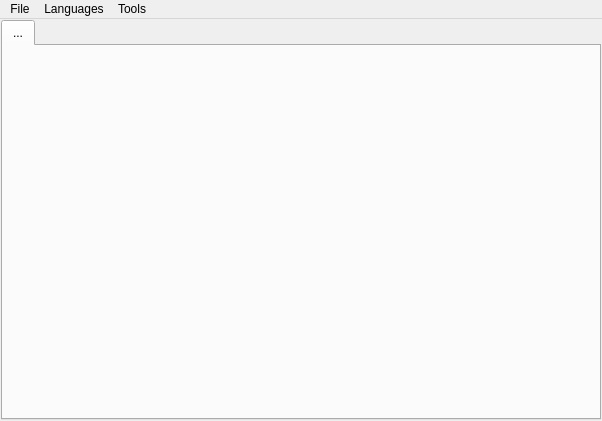
<ui version="4.0" >
 <class>text_editor</class>
 <widget class="QMainWindow" name="text_editor" >
  <property name="geometry" >
   <rect>
    <x>0</x>
    <y>0</y>
    <width>602</width>
    <height>421</height>
   </rect>
  </property>
  <property name="windowTitle" >
   <string>OpenTools TextEditor</string>
  </property>
  <widget class="QWidget" name="centralwidget" >
   <layout class="QGridLayout" >
    <property name="margin" >
     <number>1</number>
    </property>
    <item row="0" column="0" >
     <widget class="QTabWidget" name="tabWidget" >
      <property name="currentIndex" >
       <number>0</number>
      </property>
      <widget class="QWidget" name="tab1" >
       <attribute name="title" >
        <string>...</string>
       </attribute>
       <layout class="QGridLayout" >
        <property name="margin" >
         <number>1</number>
        </property>
        <item row="0" column="0" >
         <widget class="QsciScintilla" name="text_ed" >
          <property name="acceptDrops" >
           <bool>true</bool>
          </property>
          <property name="toolTip" >
           <string/>
          </property>
          <property name="whatsThis" >
           <string/>
          </property>
          <property name="midLineWidth" >
           <number>1</number>
          </property>
         </widget>
        </item>
       </layout>
      </widget>
     </widget>
    </item>
   </layout>
  </widget>
  <widget class="QMenuBar" name="menubar" >
   <property name="geometry" >
    <rect>
     <x>0</x>
     <y>0</y>
     <width>602</width>
     <height>19</height>
    </rect>
   </property>
   <widget class="QMenu" name="menuFile" >
    <property name="title" >
     <string>File</string>
    </property>
    <addaction name="actionNew" />
    <addaction name="separator" />
    <addaction name="actionOpen" />
    <addaction name="actionSave" />
    <addaction name="actionSave_As" />
    <addaction name="separator" />
    <addaction name="actionClose" />
    <addaction name="actionClose_All" />
    <addaction name="separator" />
    <addaction name="actionExit" />
   </widget>
   <widget class="QMenu" name="menuLanguages_2" >
    <property name="title" >
     <string>Languages</string>
    </property>
    <addaction name="actionPython" />
    <addaction name="actionC" />
   </widget>
   <widget class="QMenu" name="menuTools" >
    <property name="title" >
     <string>Tools</string>
    </property>
    <addaction name="actionRun" />
    <addaction name="separator" />
    <addaction name="actionAbout" />
   </widget>
   <addaction name="menuFile" />
   <addaction name="menuLanguages_2" />
   <addaction name="menuTools" />
  </widget>
  <action name="actionOpen" >
   <property name="text" >
    <string>Open</string>
   </property>
   <property name="shortcut" >
    <string>Ctrl+O</string>
   </property>
  </action>
  <action name="actionSave" >
   <property name="text" >
    <string>Save</string>
   </property>
   <property name="shortcut" >
    <string>Ctrl+S</string>
   </property>
  </action>
  <action name="actionSave_As" >
   <property name="text" >
    <string>Save As..</string>
   </property>
   <property name="shortcut" >
    <string>Ctrl+Shift+S</string>
   </property>
  </action>
  <action name="actionClose" >
   <property name="text" >
    <string>Close</string>
   </property>
   <property name="shortcut" >
    <string>Ctrl+W</string>
   </property>
  </action>
  <action name="actionClose_All" >
   <property name="text" >
    <string>Close All</string>
   </property>
   <property name="shortcut" >
    <string>Ctrl+Shift+W</string>
   </property>
  </action>
  <action name="actionExit" >
   <property name="checkable" >
    <bool>false</bool>
   </property>
   <property name="text" >
    <string>Exit</string>
   </property>
   <property name="shortcut" >
    <string>Ctrl+Q</string>
   </property>
   <property name="menuRole" >
    <enum>QAction::QuitRole</enum>
   </property>
  </action>
  <action name="actionRun" >
   <property name="text" >
    <string>Run</string>
   </property>
   <property name="shortcut" >
    <string>Ctrl+R</string>
   </property>
  </action>
  <action name="actionPython" >
   <property name="text" >
    <string>Python</string>
   </property>
  </action>
  <action name="actionC" >
   <property name="text" >
    <string>C++</string>
   </property>
  </action>
  <action name="actionNew" >
   <property name="text" >
    <string>New</string>
   </property>
   <property name="shortcut" >
    <string>Ctrl+N</string>
   </property>
  </action>
  <action name="actionAbout" >
   <property name="text" >
    <string>About</string>
   </property>
  </action>
 </widget>
 <customwidgets>
  <customwidget>
   <class>QsciScintilla</class>
   <extends>QFrame</extends>
   <header>Qsci/qsciscintilla.h</header>
   <container>1</container>
  </customwidget>
 </customwidgets>
 <resources/>
 <connections/>
</ui>
